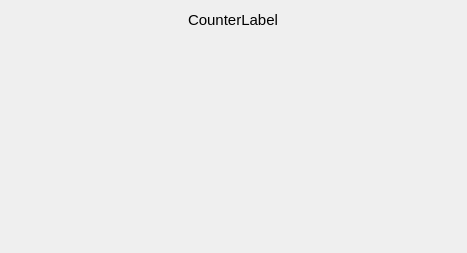
<?xml version="1.0" encoding="UTF-8"?>
<ui version="4.0">
 <class>ProgressContainerWidget</class>
 <widget class="QWidget" name="ProgressContainerWidget">
  <property name="geometry">
   <rect>
    <x>0</x>
    <y>0</y>
    <width>467</width>
    <height>253</height>
   </rect>
  </property>
  <property name="sizePolicy">
   <sizepolicy hsizetype="Expanding" vsizetype="Preferred">
    <horstretch>0</horstretch>
    <verstretch>0</verstretch>
   </sizepolicy>
  </property>
  <property name="windowTitle">
   <string>Form</string>
  </property>
  <layout class="QVBoxLayout" name="verticalLayout_3" stretch="0,1,0">
   <property name="sizeConstraint">
    <enum>QLayout::SetDefaultConstraint</enum>
   </property>
   <item alignment="Qt::AlignHCenter">
    <widget class="QLabel" name="counter_label">
     <property name="font">
      <font>
       <pointsize>11</pointsize>
      </font>
     </property>
     <property name="text">
      <string>CounterLabel</string>
     </property>
    </widget>
   </item>
   <item>
    <widget class="QFrame" name="progress_widget_container_frame">
     <property name="frameShape">
      <enum>QFrame::NoFrame</enum>
     </property>
     <property name="frameShadow">
      <enum>QFrame::Raised</enum>
     </property>
     <layout class="QVBoxLayout" name="verticalLayout_2">
      <property name="sizeConstraint">
       <enum>QLayout::SetFixedSize</enum>
      </property>
      <property name="leftMargin">
       <number>0</number>
      </property>
      <property name="topMargin">
       <number>0</number>
      </property>
      <property name="rightMargin">
       <number>0</number>
      </property>
      <property name="bottomMargin">
       <number>0</number>
      </property>
     </layout>
    </widget>
   </item>
   <item>
    <spacer name="verticalSpacer">
     <property name="orientation">
      <enum>Qt::Vertical</enum>
     </property>
     <property name="sizeHint" stdset="0">
      <size>
       <width>20</width>
       <height>50</height>
      </size>
     </property>
    </spacer>
   </item>
  </layout>
 </widget>
 <resources/>
 <connections/>
</ui>
